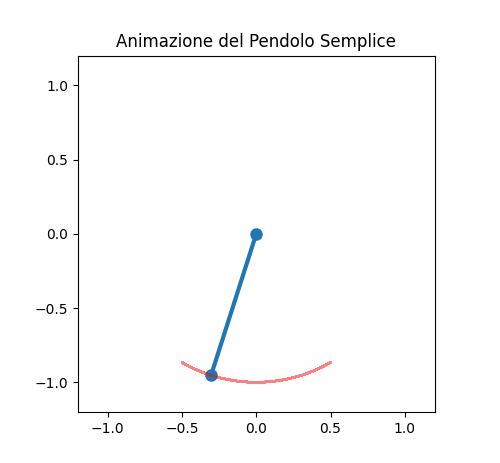

Write Python code to recreate this figure.
import numpy as np
import matplotlib.pyplot as plt
import matplotlib.animation as animation
from scipy.integrate import solve_ivp

# Definizione dei parametri fisici
g = 9.81  # accelerazione gravitazionale (m/s^2)
L = 1.0   # lunghezza del pendolo (m)
theta0 = np.radians(30)  # angolo iniziale in radianti (30°)
omega0 = 0.0  # velocità angolare iniziale

# Intervallo di tempo
t_min, t_max = 0, 10  # Simuliamo per 10 secondi
t_eval = np.linspace(t_min, t_max, 200)  # 200 frame per l'animazione

# Definizione delle equazioni del moto
def pendulum_equations(t, y):
    theta, omega = y
    dtheta_dt = omega
    domega_dt = - (g / L) * np.sin(theta)
    return [dtheta_dt, domega_dt]

# Risoluzione numerica
sol = solve_ivp(pendulum_equations, [t_min, t_max], [theta0, omega0], t_eval=t_eval)

# Estrazione dei risultati
theta = sol.y[0]  # Angolo nel tempo

# Calcoliamo le coordinate (x, y) del pendolo
x = L * np.sin(theta)
y = -L * np.cos(theta)

# Creazione della figura per l'animazione
fig, ax = plt.subplots(figsize=(5, 5))
ax.set_xlim(-L-0.2, L+0.2)
ax.set_ylim(-L-0.2, L+0.2)
ax.set_aspect('equal')
ax.set_title("Animazione del Pendolo Semplice")

# Disegno dell'asta e della massa del pendolo
line, = ax.plot([], [], 'o-', lw=3, markersize=8)
trace, = ax.plot([], [], 'r-', alpha=0.5)  # Traccia del moto

# Memorizziamo il percorso del pendolo
x_trace, y_trace = [], []

# Funzione di aggiornamento per l'animazione
def update(frame):
    line.set_data([0, x[frame]], [0, y[frame]])  # Asta del pendolo
    x_trace.append(x[frame])
    y_trace.append(y[frame])
    trace.set_data(x_trace, y_trace)  # Traccia del moto
    return line, trace

# Creazione dell'animazione
ani = animation.FuncAnimation(fig, update, frames=len(t_eval), interval=50, blit=True)

plt.show()
